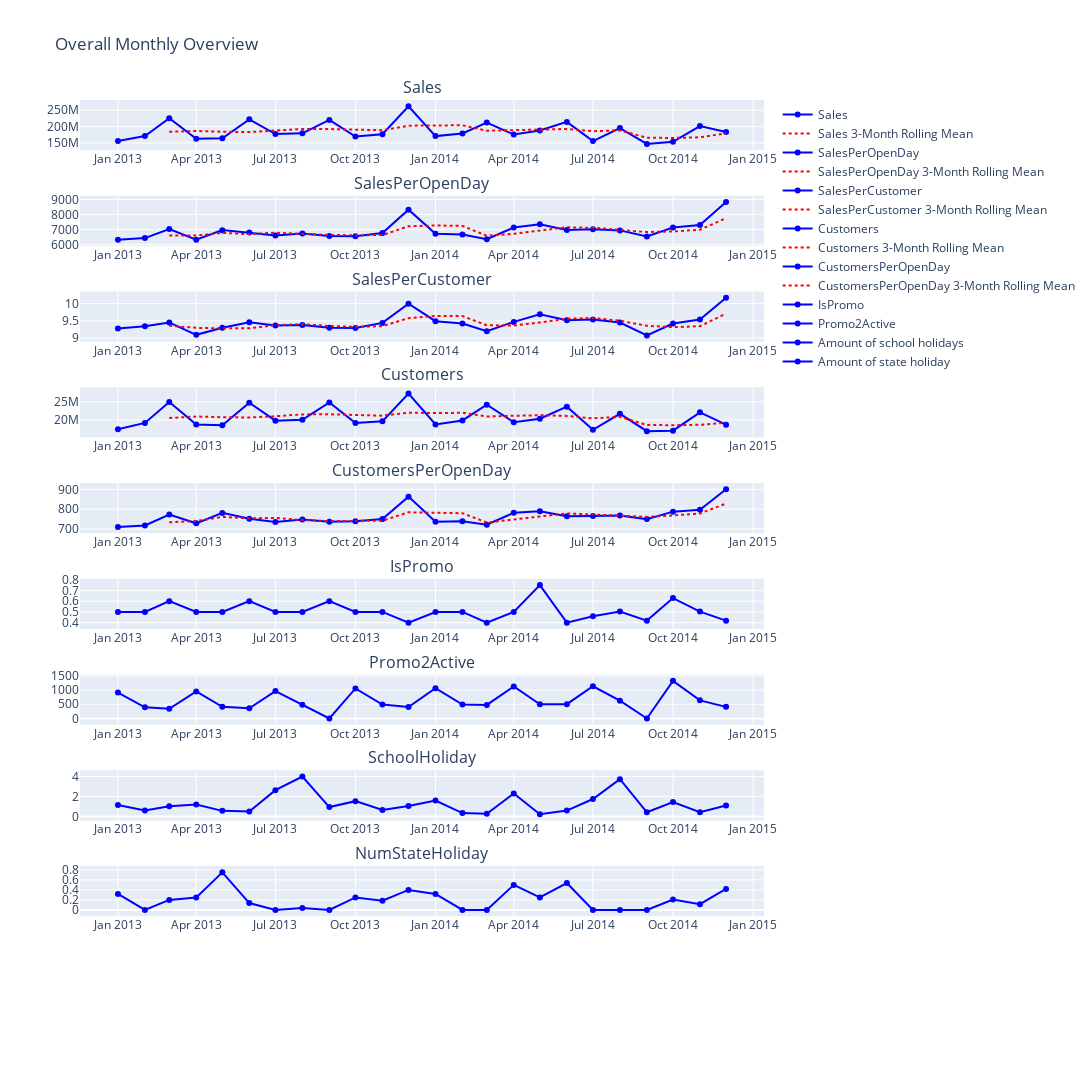

This figure's notebook cell:
### Code cell
# Plot monthly overview

rolling_mean_window = 3
import warnings

# Suppress all warnings in the current cell
with warnings.catch_warnings():
	warnings.simplefilter("ignore")
	# Calculate the rolling mean for the last X Months for each column
	monthly_summary['Sales_rolling_mean'] = monthly_summary['Sales'].rolling(window=rolling_mean_window).mean()
	monthly_summary['SalesPerOpenDay_rolling_mean'] = monthly_summary['SalesPerOpenDay'].rolling(window=rolling_mean_window).mean()
	monthly_summary['SalesPerCustomer_rolling_mean'] = monthly_summary['SalesPerCustomer'].rolling(window=rolling_mean_window).mean()
	monthly_summary['Customers_rolling_mean'] = monthly_summary['Customers'].rolling(window=rolling_mean_window).mean()
	monthly_summary['CustomersPerOpenDay_rolling_mean'] = monthly_summary['CustomersPerOpenDay'].rolling(window=rolling_mean_window).mean()

# Create a subplot grid
fig = make_subplots(rows=10, cols=1, subplot_titles=('Sales', 'SalesPerOpenDay', 'SalesPerCustomer', 'Customers', 'CustomersPerOpenDay', 'IsPromo', 'Promo2Active', 'SchoolHoliday', 'NumStateHoliday'))

# Add the original and rolling mean plots to the subplot grid
# Sales
fig.add_trace(go.Scatter(x=monthly_summary['Date'], y=monthly_summary['Sales'], mode='lines+markers', name='Sales', line=dict(color='blue')), row=1, col=1)
fig.add_trace(go.Scatter(x=monthly_summary['Date'], y=monthly_summary['Sales_rolling_mean'], mode='lines', name=f'Sales {rolling_mean_window}-Month Rolling Mean', line=dict(dash='dot', color='red')), row=1, col=1)
    
# SalesPerOpenDay
fig.add_trace(go.Scatter(x=monthly_summary['Date'], y=monthly_summary['SalesPerOpenDay'], mode='lines+markers', name='SalesPerOpenDay', line=dict(color='blue')), row=2, col=1)
fig.add_trace(go.Scatter(x=monthly_summary['Date'], y=monthly_summary['SalesPerOpenDay_rolling_mean'], mode='lines', name=f'SalesPerOpenDay {rolling_mean_window}-Month Rolling Mean', line=dict(dash='dot', color='red')), row=2, col=1)

# SalesPerCustomer
fig.add_trace(go.Scatter(x=monthly_summary['Date'], y=monthly_summary['SalesPerCustomer'], mode='lines+markers', name='SalesPerCustomer', line=dict(color='blue')), row=3, col=1)
fig.add_trace(go.Scatter(x=monthly_summary['Date'], y=monthly_summary['SalesPerCustomer_rolling_mean'], mode='lines', name=f'SalesPerCustomer {rolling_mean_window}-Month Rolling Mean', line=dict(dash='dot', color='red')), row=3, col=1)

# Customers
fig.add_trace(go.Scatter(x=monthly_summary['Date'], y=monthly_summary['Customers'], mode='lines+markers', name='Customers', line=dict(color='blue')), row=4, col=1)
fig.add_trace(go.Scatter(x=monthly_summary['Date'], y=monthly_summary['Customers_rolling_mean'], mode='lines', name=f'Customers {rolling_mean_window}-Month Rolling Mean', line=dict(dash='dot', color='red')), row=4, col=1)

# CustomersPerOpenDay
fig.add_trace(go.Scatter(x=monthly_summary['Date'], y=monthly_summary['CustomersPerOpenDay'], mode='lines+markers', name='CustomersPerOpenDay', line=dict(color='blue')), row=5, col=1)
fig.add_trace(go.Scatter(x=monthly_summary['Date'], y=monthly_summary['CustomersPerOpenDay_rolling_mean'], mode='lines', name=f'CustomersPerOpenDay {rolling_mean_window}-Month Rolling Mean', line=dict(dash='dot', color='red')), row=5, col=1)

# IsPromo
fig.add_trace(go.Scatter(x=monthly_summary['Date'], y=monthly_summary['IsPromo'], mode='lines+markers', name='IsPromo', line=dict(color='blue')), row=6, col=1)

# Promo2Active
fig.add_trace(go.Scatter(x=monthly_summary['Date'], y=monthly_summary['Promo2Active'], mode='lines+markers', name='Promo2Active', line=dict(color='blue')), row=7, col=1)

# SchoolHoliday
fig.add_trace(go.Scatter(x=monthly_summary['Date'], y=monthly_summary['SchoolHoliday'], mode='lines+markers', name='Amount of school holidays', line=dict(color='blue')), row=8, col=1)

# NumStateHoliday
fig.add_trace(go.Scatter(x=monthly_summary['Date'], y=monthly_summary['NumStateHoliday'], mode='lines+markers', name='Amount of state holiday', line=dict(color='blue')), row=9, col=1)

# Update layout (set layout properties and show the legend)
fig.update_layout(height=1800, width=1400, title_text=f"Overall Monthly Overview", showlegend=True)

# Show the figure
fig.show()

### Figure 1 — Plotly figure (JSON) as saved in the notebook; plotly's stock layout.template omitted (floating-point values rounded to 4 significant figures)
{"data": [{"line": {"color": "blue"}, "mode": "lines+markers", "name": "Sales", "type": "scatter", "x": ["2013-01-01T00:00:00", "2013-02-01T00:00:00", "2013-03-01T00:00:00", "2013-04-01T00:00:00", "2013-05-01T00:00:00", "2013-06-01T00:00:00", "2013-07-01T00:00:00", "2013-08-01T00:00:00", "2013-09-01T00:00:00", "2013-10-01T00:00:00", "2013-11-01T00:00:00", "2013-12-01T00:00:00", "2014-01-01T00:00:00", "2014-02-01T00:00:00", "2014-03-01T00:00:00", "2014-04-01T00:00:00", "2014-05-01T00:00:00", "2014-06-01T00:00:00", "2014-07-01T00:00:00", "2014-08-01T00:00:00", "2014-09-01T00:00:00", "2014-10-01T00:00:00", "2014-11-01T00:00:00", "2014-12-01T00:00:00"], "xaxis": "x", "y": [155822491, 171439913, 225584447, 162826157, 164459743, 222258946, 177186601, 179511866, 220581129, 169568267, 176642089, 262267436, 170941159, 178888670, 212531555, 175641832, 187919646, 214478138, 155587445, 195362339, 147074094, 153323056, 201663369, 183267832], "yaxis": "y"}, {"line": {"color": "red", "dash": "dot"}, "mode": "lines", "name": "Sales 3-Month Rolling Mean", "type": "scatter", "x": ["2013-01-01T00:00:00", "2013-02-01T00:00:00", "2013-03-01T00:00:00", "2013-04-01T00:00:00", "2013-05-01T00:00:00", "2013-06-01T00:00:00", "2013-07-01T00:00:00", "2013-08-01T00:00:00", "2013-09-01T00:00:00", "2013-10-01T00:00:00", "2013-11-01T00:00:00", "2013-12-01T00:00:00", "2014-01-01T00:00:00", "2014-02-01T00:00:00", "2014-03-01T00:00:00", "2014-04-01T00:00:00", "2014-05-01T00:00:00", "2014-06-01T00:00:00", "2014-07-01T00:00:00", "2014-08-01T00:00:00", "2014-09-01T00:00:00", "2014-10-01T00:00:00", "2014-11-01T00:00:00", "2014-12-01T00:00:00"], "xaxis": "x", "y": [null, null, 184300000.0, 186616839, 184300000.0, 183200000.0, 187968430, 193000000.0, 192426532, 189900000.0, 188930495, 202800000.0, 203300000.0, 204000000.0, 187500000.0, 189000000.0, 192031011, 192679872, 186000000.0, 188475974, 166000000.0, 165253163, 167400000.0, 179400000.0], "yaxis": "y"}, {"line": {"color": "blue"}, "mode": "lines+markers", "name": "SalesPerOpenDay", "type": "scatter", "x": ["2013-01-01T00:00:00", "2013-02-01T00:00:00", "2013-03-01T00:00:00", "2013-04-01T00:00:00", "2013-05-01T00:00:00", "2013-06-01T00:00:00", "2013-07-01T00:00:00", "2013-08-01T00:00:00", "2013-09-01T00:00:00", "2013-10-01T00:00:00", "2013-11-01T00:00:00", "2013-12-01T00:00:00", "2014-01-01T00:00:00", "2014-02-01T00:00:00", "2014-03-01T00:00:00", "2014-04-01T00:00:00", "2014-05-01T00:00:00", "2014-06-01T00:00:00", "2014-07-01T00:00:00", "2014-08-01T00:00:00", "2014-09-01T00:00:00", "2014-10-01T00:00:00", "2014-11-01T00:00:00", "2014-12-01T00:00:00"], "xaxis": "x2", "y": [6323.0, 6428.0, 7034.0, 6325.0, 6956.0, 6792.0, 6602.0, 6725.0, 6571.0, 6556.0, 6769.0, 8313.0, 6723.0, 6671.0, 6349.0, 7127.0, 7345.0, 6968.0, 7021.0, 6939.0, 6535.0, 7125.0, 7296.0, 8823.0], "yaxis": "y2"}, {"line": {"color": "red", "dash": "dot"}, "mode": "lines", "name": "SalesPerOpenDay 3-Month Rolling Mean", "type": "scatter", "x": ["2013-01-01T00:00:00", "2013-02-01T00:00:00", "2013-03-01T00:00:00", "2013-04-01T00:00:00", "2013-05-01T00:00:00", "2013-06-01T00:00:00", "2013-07-01T00:00:00", "2013-08-01T00:00:00", "2013-09-01T00:00:00", "2013-10-01T00:00:00", "2013-11-01T00:00:00", "2013-12-01T00:00:00", "2014-01-01T00:00:00", "2014-02-01T00:00:00", "2014-03-01T00:00:00", "2014-04-01T00:00:00", "2014-05-01T00:00:00", "2014-06-01T00:00:00", "2014-07-01T00:00:00", "2014-08-01T00:00:00", "2014-09-01T00:00:00", "2014-10-01T00:00:00", "2014-11-01T00:00:00", "2014-12-01T00:00:00"], "xaxis": "x2", "y": [null, null, 6595.0, 6595.0, 6772.0, 6691.0, 6783.0, 6706.0, 6633.0, 6617.0, 6632.0, 7213.0, 7268.0, 7236.0, 6581.0, 6716.0, 6940.0, 7147.0, 7111.0, 6976.0, 6832.0, 6866.0, 6985.0, 7748.0], "yaxis": "y2"}, {"line": {"color": "blue"}, "mode": "lines+markers", "name": "SalesPerCustomer", "type": "scatter", "x": ["2013-01-01T00:00:00", "2013-02-01T00:00:00", "2013-03-01T00:00:00", "2013-04-01T00:00:00", "2013-05-01T00:00:00", "2013-06-01T00:00:00", "2013-07-01T00:00:00", "2013-08-01T00:00:00", "2013-09-01T00:00:00", "2013-10-01T00:00:00", "2013-11-01T00:00:00", "2013-12-01T00:00:00", "2014-01-01T00:00:00", "2014-02-01T00:00:00", "2014-03-01T00:00:00", "2014-04-01T00:00:00", "2014-05-01T00:00:00", "2014-06-01T00:00:00", "2014-07-01T00:00:00", "2014-08-01T00:00:00", "2014-09-01T00:00:00", "2014-10-01T00:00:00", "2014-11-01T00:00:00", "2014-12-01T00:00:00"], "xaxis": "x3", "y": [9.273, 9.342, 9.452, 9.09, 9.295, 9.456, 9.366, 9.38, 9.299, 9.292, 9.439, 9.999, 9.489, 9.422, 9.198, 9.467, 9.691, 9.516, 9.539, 9.448, 9.074, 9.42, 9.538, 10.17], "yaxis": "y3"}, {"line": {"color": "red", "dash": "dot"}, "mode": "lines", "name": "SalesPerCustomer 3-Month Rolling Mean", "type": "scatter", "x": ["2013-01-01T00:00:00", "2013-02-01T00:00:00", "2013-03-01T00:00:00", "2013-04-01T00:00:00", "2013-05-01T00:00:00", "2013-06-01T00:00:00", "2013-07-01T00:00:00", "2013-08-01T00:00:00", "2013-09-01T00:00:00", "2013-10-01T00:00:00", "2013-11-01T00:00:00", "2013-12-01T00:00:00", "2014-01-01T00:00:00", "2014-02-01T00:00:00", "2014-03-01T00:00:00", "2014-04-01T00:00:00", "2014-05-01T00:00:00", "2014-06-01T00:00:00", "2014-07-01T00:00:00", "2014-08-01T00:00:00", "2014-09-01T00:00:00", "2014-10-01T00:00:00", "2014-11-01T00:00:00", "2014-12-01T00:00:00"], "xaxis": "x3", "y": [null, null, 9.356, 9.295, 9.279, 9.28, 9.372, 9.401, 9.348, 9.324, 9.343, 9.577, 9.642, 9.637, 9.369, 9.362, 9.452, 9.558, 9.582, 9.501, 9.354, 9.314, 9.344, 9.709], "yaxis": "y3"}, {"line": {"color": "blue"}, "mode": "lines+markers", "name": "Customers", "type": "scatter", "x": ["2013-01-01T00:00:00", "2013-02-01T00:00:00", "2013-03-01T00:00:00", "2013-04-01T00:00:00", "2013-05-01T00:00:00", "2013-06-01T00:00:00", "2013-07-01T00:00:00", "2013-08-01T00:00:00", "2013-09-01T00:00:00", "2013-10-01T00:00:00", "2013-11-01T00:00:00", "2013-12-01T00:00:00", "2014-01-01T00:00:00", "2014-02-01T00:00:00", "2014-03-01T00:00:00", "2014-04-01T00:00:00", "2014-05-01T00:00:00", "2014-06-01T00:00:00", "2014-07-01T00:00:00", "2014-08-01T00:00:00", "2014-09-01T00:00:00", "2014-10-01T00:00:00", "2014-11-01T00:00:00", "2014-12-01T00:00:00"], "xaxis": "x4", "y": [17471528, 19190788, 24932037, 18786879, 18548458, 24743960, 19817907, 20041589, 24802086, 19152547, 19621628, 27246184, 18795045, 19877420, 24203426, 19372490, 20348898, 23645641, 17310332, 21694856, 16933782, 17066442, 22088849, 18727587], "yaxis": "y4"}, {"line": {"color": "red", "dash": "dot"}, "mode": "lines", "name": "Customers 3-Month Rolling Mean", "type": "scatter", "x": ["2013-01-01T00:00:00", "2013-02-01T00:00:00", "2013-03-01T00:00:00", "2013-04-01T00:00:00", "2013-05-01T00:00:00", "2013-06-01T00:00:00", "2013-07-01T00:00:00", "2013-08-01T00:00:00", "2013-09-01T00:00:00", "2013-10-01T00:00:00", "2013-11-01T00:00:00", "2013-12-01T00:00:00", "2014-01-01T00:00:00", "2014-02-01T00:00:00", "2014-03-01T00:00:00", "2014-04-01T00:00:00", "2014-05-01T00:00:00", "2014-06-01T00:00:00", "2014-07-01T00:00:00", "2014-08-01T00:00:00", "2014-09-01T00:00:00", "2014-10-01T00:00:00", "2014-11-01T00:00:00", "2014-12-01T00:00:00"], "xaxis": "x4", "y": [null, null, 20531451, 20970000.0, 20760000.0, 20693099, 21036775, 21530000.0, 21550000.0, 21332074, 21192087, 22010000.0, 21887619, 21972883, 20960000.0, 21151112, 21310000.0, 21122343, 20434957, 20880000.0, 18650000.0, 18570000.0, 18700000.0, 19290000.0], "yaxis": "y4"}, {"line": {"color": "blue"}, "mode": "lines+markers", "name": "CustomersPerOpenDay", "type": "scatter", "x": ["2013-01-01T00:00:00", "2013-02-01T00:00:00", "2013-03-01T00:00:00", "2013-04-01T00:00:00", "2013-05-01T00:00:00", "2013-06-01T00:00:00", "2013-07-01T00:00:00", "2013-08-01T00:00:00", "2013-09-01T00:00:00", "2013-10-01T00:00:00", "2013-11-01T00:00:00", "2013-12-01T00:00:00", "2014-01-01T00:00:00", "2014-02-01T00:00:00", "2014-03-01T00:00:00", "2014-04-01T00:00:00", "2014-05-01T00:00:00", "2014-06-01T00:00:00", "2014-07-01T00:00:00", "2014-08-01T00:00:00", "2014-09-01T00:00:00", "2014-10-01T00:00:00", "2014-11-01T00:00:00", "2014-12-01T00:00:00"], "xaxis": "x5", "y": [709.9, 717.8, 773.2, 728.3, 781.2, 751.2, 735.5, 747.3, 736.6, 738.8, 749.7, 863.8, 736.4, 739.0, 721.0, 781.8, 789.9, 764.0, 765.4, 767.7, 749.6, 787.6, 797.4, 901.1], "yaxis": "y5"}, {"line": {"color": "red", "dash": "dot"}, "mode": "lines", "name": "CustomersPerOpenDay 3-Month Rolling Mean", "type": "scatter", "x": ["2013-01-01T00:00:00", "2013-02-01T00:00:00", "2013-03-01T00:00:00", "2013-04-01T00:00:00", "2013-05-01T00:00:00", "2013-06-01T00:00:00", "2013-07-01T00:00:00", "2013-08-01T00:00:00", "2013-09-01T00:00:00", "2013-10-01T00:00:00", "2013-11-01T00:00:00", "2013-12-01T00:00:00", "2014-01-01T00:00:00", "2014-02-01T00:00:00", "2014-03-01T00:00:00", "2014-04-01T00:00:00", "2014-05-01T00:00:00", "2014-06-01T00:00:00", "2014-07-01T00:00:00", "2014-08-01T00:00:00", "2014-09-01T00:00:00", "2014-10-01T00:00:00", "2014-11-01T00:00:00", "2014-12-01T00:00:00"], "xaxis": "x5", "y": [null, null, 733.6, 739.7, 760.9, 753.6, 756.0, 744.7, 739.8, 740.9, 741.7, 784.1, 783.3, 779.7, 732.1, 747.3, 764.2, 778.6, 773.1, 765.7, 760.9, 768.3, 778.2, 828.7], "yaxis": "y5"}, {"line": {"color": "blue"}, "mode": "lines+markers", "name": "IsPromo", "type": "scatter", "x": ["2013-01-01T00:00:00", "2013-02-01T00:00:00", "2013-03-01T00:00:00", "2013-04-01T00:00:00", "2013-05-01T00:00:00", "2013-06-01T00:00:00", "2013-07-01T00:00:00", "2013-08-01T00:00:00", "2013-09-01T00:00:00", "2013-10-01T00:00:00", "2013-11-01T00:00:00", "2013-12-01T00:00:00", "2014-01-01T00:00:00", "2014-02-01T00:00:00", "2014-03-01T00:00:00", "2014-04-01T00:00:00", "2014-05-01T00:00:00", "2014-06-01T00:00:00", "2014-07-01T00:00:00", "2014-08-01T00:00:00", "2014-09-01T00:00:00", "2014-10-01T00:00:00", "2014-11-01T00:00:00", "2014-12-01T00:00:00"], "xaxis": "x6", "y": [0.5, 0.5, 0.6, 0.5, 0.5, 0.6, 0.5, 0.5, 0.6, 0.5, 0.5, 0.4, 0.5, 0.5, 0.4, 0.5, 0.75, 0.4, 0.4596, 0.5031, 0.4193, 0.6289, 0.5031, 0.4193], "yaxis": "y6"}, {"line": {"color": "blue"}, "mode": "lines+markers", "name": "Promo2Active", "type": "scatter", "x": ["2013-01-01T00:00:00", "2013-02-01T00:00:00", "2013-03-01T00:00:00", "2013-04-01T00:00:00", "2013-05-01T00:00:00", "2013-06-01T00:00:00", "2013-07-01T00:00:00", "2013-08-01T00:00:00", "2013-09-01T00:00:00", "2013-10-01T00:00:00", "2013-11-01T00:00:00", "2013-12-01T00:00:00", "2014-01-01T00:00:00", "2014-02-01T00:00:00", "2014-03-01T00:00:00", "2014-04-01T00:00:00", "2014-05-01T00:00:00", "2014-06-01T00:00:00", "2014-07-01T00:00:00", "2014-08-01T00:00:00", "2014-09-01T00:00:00", "2014-10-01T00:00:00", "2014-11-01T00:00:00", "2014-12-01T00:00:00"], "xaxis": "x7", "y": [912, 392, 339, 952, 408, 359, 964, 484, 0, 1056, 487, 400, 1064, 488, 477, 1124, 500, 504, 1132, 625, 0, 1324, 637, 408], "yaxis": "y7"}, {"line": {"color": "blue"}, "mode": "lines+markers", "name": "Amount of school holidays", "type": "scatter", "x": ["2013-01-01T00:00:00", "2013-02-01T00:00:00", "2013-03-01T00:00:00", "2013-04-01T00:00:00", "2013-05-01T00:00:00", "2013-06-01T00:00:00", "2013-07-01T00:00:00", "2013-08-01T00:00:00", "2013-09-01T00:00:00", "2013-10-01T00:00:00", "2013-11-01T00:00:00", "2013-12-01T00:00:00", "2014-01-01T00:00:00", "2014-02-01T00:00:00", "2014-03-01T00:00:00", "2014-04-01T00:00:00", "2014-05-01T00:00:00", "2014-06-01T00:00:00", "2014-07-01T00:00:00", "2014-08-01T00:00:00", "2014-09-01T00:00:00", "2014-10-01T00:00:00", "2014-11-01T00:00:00", "2014-12-01T00:00:00"], "xaxis": "x8", "y": [1.142, 0.6049, 1.02, 1.193, 0.5626, 0.5051, 2.632, 3.997, 0.9399, 1.535, 0.6556, 1.058, 1.598, 0.3379, 0.2789, 2.302, 0.2262, 0.59, 1.75, 3.731, 0.4211, 1.45, 0.4282, 1.108], "yaxis": "y8"}, {"line": {"color": "blue"}, "mode": "lines+markers", "name": "Amount of state holiday", "type": "scatter", "x": ["2013-01-01T00:00:00", "2013-02-01T00:00:00", "2013-03-01T00:00:00", "2013-04-01T00:00:00", "2013-05-01T00:00:00", "2013-06-01T00:00:00", "2013-07-01T00:00:00", "2013-08-01T00:00:00", "2013-09-01T00:00:00", "2013-10-01T00:00:00", "2013-11-01T00:00:00", "2013-12-01T00:00:00", "2014-01-01T00:00:00", "2014-02-01T00:00:00", "2014-03-01T00:00:00", "2014-04-01T00:00:00", "2014-05-01T00:00:00", "2014-06-01T00:00:00", "2014-07-01T00:00:00", "2014-08-01T00:00:00", "2014-09-01T00:00:00", "2014-10-01T00:00:00", "2014-11-01T00:00:00", "2014-12-01T00:00:00"], "xaxis": "x9", "y": [0.3191, 0, 0.2, 0.25, 0.75, 0.1374, 0, 0.04036, 0, 0.25, 0.1841, 0.4, 0.3193, 0, 0, 0.5, 0.25, 0.5374, 0, 0, 0, 0.2096, 0.115, 0.4193], "yaxis": "y9"}], "layout": {"annotations": [{"font": {"size": 16}, "showarrow": false, "text": "Sales", "x": 0.5, "xanchor": "center", "xref": "paper", "y": 1, "yanchor": "bottom", "yref": "paper"}, {"font": {"size": 16}, "showarrow": false, "text": "SalesPerOpenDay", "x": 0.5, "xanchor": "center", "xref": "paper", "y": 0.895, "yanchor": "bottom", "yref": "paper"}, {"font": {"size": 16}, "showarrow": false, "text": "SalesPerCustomer", "x": 0.5, "xanchor": "center", "xref": "paper", "y": 0.79, "yanchor": "bottom", "yref": "paper"}, {"font": {"size": 16}, "showarrow": false, "text": "Customers", "x": 0.5, "xanchor": "center", "xref": "paper", "y": 0.685, "yanchor": "bottom", "yref": "paper"}, {"font": {"size": 16}, "showarrow": false, "text": "CustomersPerOpenDay", "x": 0.5, "xanchor": "center", "xref": "paper", "y": 0.58, "yanchor": "bottom", "yref": "paper"}, {"font": {"size": 16}, "showarrow": false, "text": "IsPromo", "x": 0.5, "xanchor": "center", "xref": "paper", "y": 0.475, "yanchor": "bottom", "yref": "paper"}, {"font": {"size": 16}, "showarrow": false, "text": "Promo2Active", "x": 0.5, "xanchor": "center", "xref": "paper", "y": 0.37, "yanchor": "bottom", "yref": "paper"}, {"font": {"size": 16}, "showarrow": false, "text": "SchoolHoliday", "x": 0.5, "xanchor": "center", "xref": "paper", "y": 0.265, "yanchor": "bottom", "yref": "paper"}, {"font": {"size": 16}, "showarrow": false, "text": "NumStateHoliday", "x": 0.5, "xanchor": "center", "xref": "paper", "y": 0.16, "yanchor": "bottom", "yref": "paper"}], "height": 1800, "showlegend": true, "title": {"text": "Overall Monthly Overview"}, "width": 1400, "xaxis": {"anchor": "y", "domain": [0, 1]}, "xaxis10": {"anchor": "y10", "domain": [0, 1]}, "xaxis2": {"anchor": "y2", "domain": [0, 1]}, "xaxis3": {"anchor": "y3", "domain": [0, 1]}, "xaxis4": {"anchor": "y4", "domain": [0, 1]}, "xaxis5": {"anchor": "y5", "domain": [0, 1]}, "xaxis6": {"anchor": "y6", "domain": [0, 1]}, "xaxis7": {"anchor": "y7", "domain": [0, 1]}, "xaxis8": {"anchor": "y8", "domain": [0, 1]}, "xaxis9": {"anchor": "y9", "domain": [0, 1]}, "yaxis": {"anchor": "x", "domain": [0.945, 1]}, "yaxis10": {"anchor": "x10", "domain": [0, 0.055]}, "yaxis2": {"anchor": "x2", "domain": [0.84, 0.895]}, "yaxis3": {"anchor": "x3", "domain": [0.735, 0.79]}, "yaxis4": {"anchor": "x4", "domain": [0.63, 0.685]}, "yaxis5": {"anchor": "x5", "domain": [0.525, 0.58]}, "yaxis6": {"anchor": "x6", "domain": [0.42, 0.475]}, "yaxis7": {"anchor": "x7", "domain": [0.315, 0.37]}, "yaxis8": {"anchor": "x8", "domain": [0.21, 0.265]}, "yaxis9": {"anchor": "x9", "domain": [0.105, 0.16]}}}
